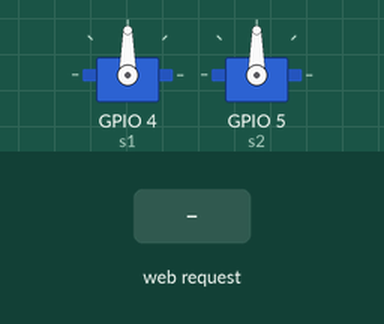
Simulated run of this sketch. Board: ESP8266 (NodeMCU). On the bench: 2 × servo. The test bench sets the inputs (shaded band).

Above: at 1.4 s.
1.5 s: HTTP request GET /sl received
At 2.3 s:
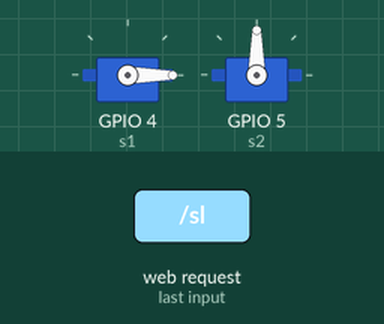
3.0 s: HTTP request GET /st received
At 3.4 s:
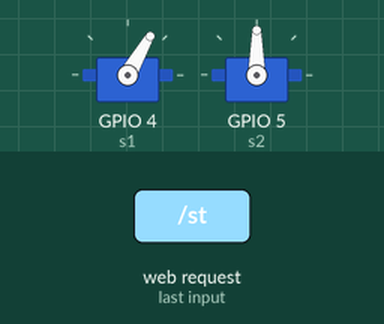
4.5 s: HTTP request GET /sr received
At 5.7 s:
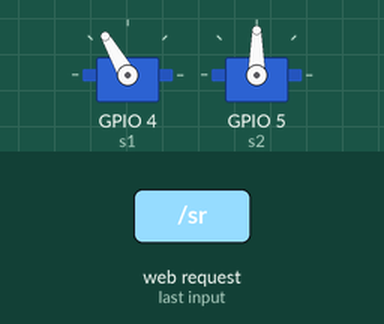
6.0 s: HTTP request GET /s2l received
At 6.9 s:
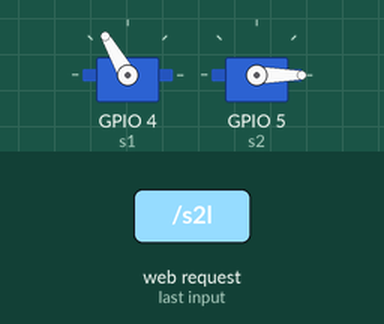
7.5 s: HTTP request GET /s2t received
At 8.1 s:
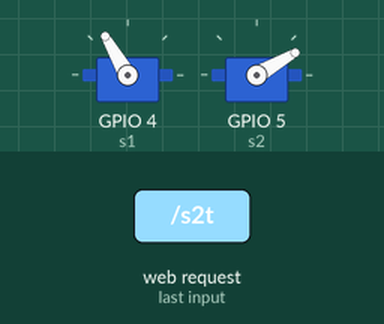
9.0 s: HTTP request GET /sl received
At 10.4 s:
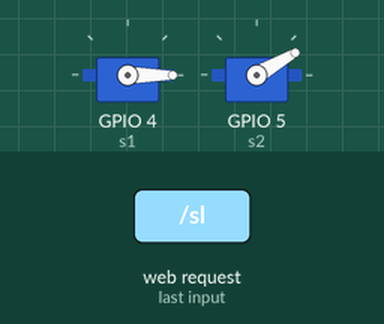
Timing chart, 0 to 11.5 s (numbered marks = the images above; inputs shaded):
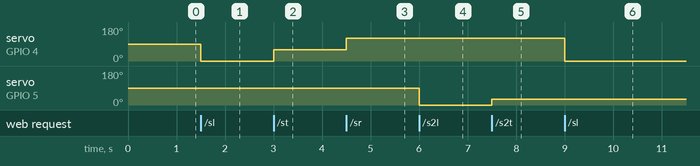

The sketch:

sketch_jul25a.ino
```cpp
#include <ESP8266WiFi.h>
#include <DNSServer.h>
#include <ESP8266WebServer.h>
#include <Servo.h>
Servo s1;
Servo s2;

ESP8266WebServer webServer(80);
IPAddress apIP(192,168,1,100);
const char* ap_ssid = "ESP8266Servo";  //APのSSID
const char* ap_password = "nagasawa";
DNSServer dnsServer;


void Servo_top() {
  String html = "";
  html +="<html><body><center>";
  html +="Servo [<button onclick=\"location.href='/sl'\">Left</button>] [<button onclick=\"location.href='/st'\">Top</button>]  [<button onclick=\"location.href='/sr'\">Right</button>]<br>";
  html +="Servo [<button onclick=\"location.href='/s2l'\">Left2</button>] [<button onclick=\"location.href='/s2t'\">Top2</button>]  [<button onclick=\"location.href='/s2r'\">Right2</button>]";
  html +="</center></body></html>";
  webServer.send(200, "text/html", html);
}


void Servo1_L() {
  s1.write(0);
  //s2.write(0);
  delay(400);
  // 「/」に転送
  webServer.sendHeader("Location", String("/"), true);
  webServer.send(302, "text/plain", "");
}


void Servo1_T() {
  s1.write(60);
  //s2.write(60);
  delay(400);
  // 「/」に転送
  webServer.sendHeader("Location", String("/"), true);
  webServer.send(302, "text/plain", "");
}

void Servo1_R() {
  s1.write(120);
  //s2.write(90);
  delay(400);
  // 「/」に転送
  webServer.sendHeader("Location", String("/"), true);
  webServer.send(302, "text/plain", "");
}


void Servo2_L() {
  //s1.write(0);
  s2.write(0);
  delay(400);
  // 「/」に転送
  webServer.sendHeader("Location", String("/"), true);
  webServer.send(302, "text/plain", "");
}


void Servo2_T() {
  //s1.write(60);
  s2.write(30);
  delay(400);
  // 「/」に転送
  webServer.sendHeader("Location", String("/"), true);
  webServer.send(302, "text/plain", "");
}

void Servo2_R() {
  //s1.write(120);
  s2.write(-10);
  delay(1000);

  s2.write(10);
  delay(1000);
  // 「/」に転送
  webServer.sendHeader("Location", String("/"), true);
  webServer.send(302, "text/plain", "");
}
void setup() {
  s1.attach(4);
  s2.attach(5);
  WiFi.mode(WIFI_AP);


  delay(200); // Important! This delay is necessary
  WiFi.softAPConfig(apIP,apIP,IPAddress(255,255,255,0));
  WiFi.softAP(ap_ssid,ap_password); // no password
  dnsServer.setErrorReplyCode(DNSReplyCode::NoError);
  dnsServer.start(53, "*", apIP);

  webServer.on("/", Servo_top);
  webServer.on("/sl", HTTP_GET, Servo1_L);
  webServer.on("/st", HTTP_GET, Servo1_T);
  webServer.on("/sr", HTTP_GET, Servo1_R);
  webServer.on("/s2l", HTTP_GET, Servo2_L);
  webServer.on("/s2t", HTTP_GET, Servo2_T);
  webServer.on("/s2r", HTTP_GET, Servo2_R);
  webServer.onNotFound(Servo_top);
  webServer.begin();
}

void loop() {
  dnsServer.processNextRequest();
  webServer.handleClient();
}
```

Measured:
- after the input at 1.5 s, servo on GPIO 4 (s1): 90° → 0° at once
- after the input at 3.0 s, servo on GPIO 4 (s1): 0° → 60° at once
- after the input at 4.5 s, servo on GPIO 4 (s1): 60° → 120° at once
- after the input at 6.0 s, servo on GPIO 5 (s2): 90° → 0° at once
- after the input at 7.5 s, servo on GPIO 5 (s2): 0° → 30° at once
- after the input at 9.0 s, servo on GPIO 4 (s1): 120° → 0° at once
